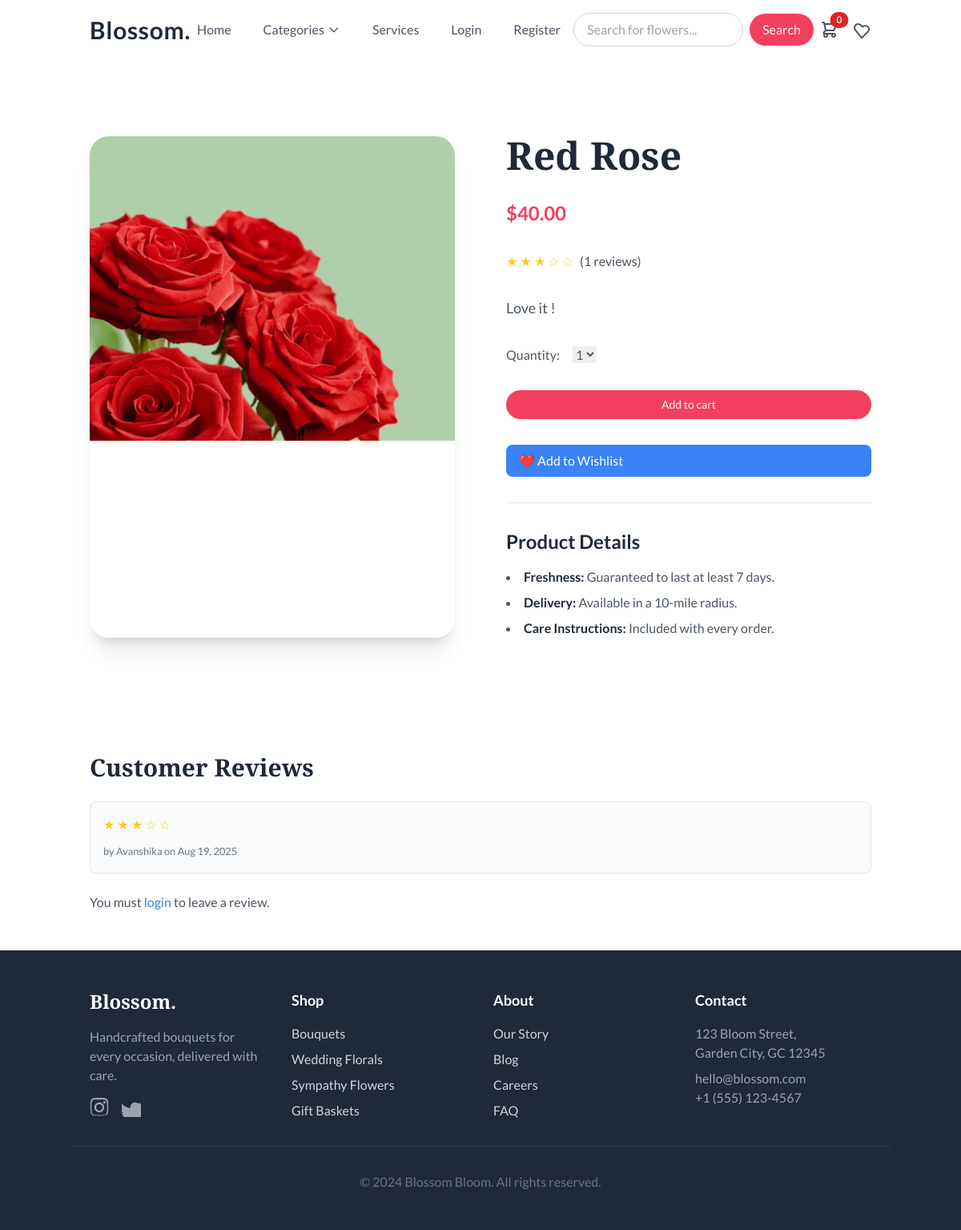
/shop/product/1, run on the app's committed database.
### shop/models.py (models this page shows, shortened)
class Product(models.Model):
    name = models.CharField(max_length=50)
    price = models.DecimalField(default=0, decimal_places=2, max_digits=6)
    is_sale = models.BooleanField(default=False)
    description = models.CharField(max_length=250, default='', blank=True, null=True)
    category = models.ForeignKey(Category, on_delete=models.CASCADE, default=1)
    image = models.ImageField(upload_to='product/')
    def average_rating(self):
        reviews = self.reviews.all()
        if reviews.exists():
            return sum([review.rating for review in reviews]) / reviews.count()
        return 0

class Review(models.Model):
    product = models.ForeignKey(Product, related_name="reviews", on_delete=models.CASCADE)
    user = models.ForeignKey(User, on_delete=models.CASCADE)
    rating = models.IntegerField(choices=[(i, str(i)) for i in range(1, 6)])  # 1 to 5 stars
    comment = models.TextField(blank=True, null=True)
    created_at = models.DateTimeField(auto_now_add=True)
    class Meta:
        unique_together = ('product', 'user')  # 1 review per user per product

### shop/views.py (the view, shortened to what this page needs)
# urls.py: path('product/<int:product_id>', views.product, name='product'),
def product(request, product_id):
    product = get_object_or_404(Product, id=product_id)
    reviews = product.reviews.all().order_by('-created_at')
    form = None
    context = {
        'product': product,
        'reviews': reviews,
        'form': form,
        'average_rating': product.average_rating(),  # method in Product model
    }
    return render(request, 'shop/product.html', context)

### cart/cart.py (called while the page is built)
    def __len__(self):
        return sum(1 if str(k).startswith("cb:") else v for k, v in self.cart.items())

### cart/context_processors.py (called while the page is built)
def cart(request):
    return{'cart': Cart(request)}

### shop/templates/shop/product.html (shortened to what this page needs)
{% extends 'shop/base.html' %}
{% load static %}
{% block content %}
<section class="container mx-auto px-6 py-16 md:py-24">
    <div class="grid grid-cols-1 lg:grid-cols-2 gap-12 lg:gap-16">
        <div class="relative w-full overflow-hidden rounded-3xl shadow-xl">
            <img src="{{ product.image.url }}" alt="{{ product.name }}" class="w-full h-auto object-cover">
        </div>
        <div class="flex flex-col justify-center space-y-8">
            <h1 class="text-4xl md:text-5xl font-bold text-gray-800">{{ product.name }}</h1>
            <div class="text-2xl font-semibold text-rose-500">
                ${{ product.price }}
            </div>
            <div class="flex items-center space-x-1 text-yellow-400">
                {% for i in "12345" %}
                    {% if forloop.counter <= average_rating %}
                        ★
                    {% else %}
                        ☆
                    {% endif %}
                {% endfor %}
                <span class="text-gray-600 ml-2">({{ reviews.count }} reviews)</span>
            </div>
            <p class="text-lg text-gray-600 leading-relaxed">
                {{ product.description|linebreaksbr }}
            </p>
            <div class="flex items-center space-x-4">
                <div class="col-md-2">Quantity:</div>
                <div class="col-md-2">
                    <select class="form-select" id="qty-cart">
                        <option value="1">1</option>
                    </select>
                </div>
            </div>
            <button type="button" value="{{ product.id }}" class="bg-rose-500 text-white font-medium py-2 px-6 text-sm rounded-full hover:bg-rose-600 transition-colors" id="add-cart">Add to cart</button>
            <a href="{% url 'add_to_wishlist' product.id %}"
               class="px-4 py-2 bg-blue-500 text-white rounded-lg hover:bg-pink-600 transition">
               ❤️ Add to Wishlist
            </a>
            <div class="mt-8 pt-8 border-t border-gray-200 space-y-4">
                <h4 class="text-2xl font-semibold text-gray-800">Product Details</h4>
                <ul class="list-disc list-inside space-y-2 text-gray-600">
                    <li><span class="font-bold text-gray-800">Freshness:</span> Guaranteed to last at least 7 days.</li>
                    <li><span class="font-bold text-gray-800">Delivery:</span> Available in a 10-mile radius.</li>
                    <li><span class="font-bold text-gray-800">Care Instructions:</span> Included with every order.</li>
                </ul>
            </div>
        </div>
    </div>
</section>
<section class="container mx-auto px-6 py-12">
    <h2 class="text-3xl font-bold text-gray-800 mb-6">Customer Reviews</h2>
    {% for review in reviews %}
        <div class="mb-6 p-4 border rounded-lg shadow-sm bg-gray-50">
            <div class="flex items-center space-x-2 text-yellow-400">
                {% for i in "12345" %}
                    {% if forloop.counter <= review.rating %}
                        ★
                    {% else %}
                        ☆
                    {% endif %}
                {% endfor %}
            </div>
            <small class="text-gray-500">by {{ review.user.username }} on {{ review.created_at|date:"M d, Y" }}</small>
        </div>
    {% empty %}
        <p class="text-gray-600">No reviews yet. Be the first to review this product!</p>
    {% endfor %}
    {% if user.is_authenticated %}
        <h3 class="text-2xl font-semibold mt-8 mb-4">Leave a Review</h3>
        <form method="post" class="space-y-4">
            {% csrf_token %}
            {{ form.as_p }}
            <button type="submit" class="bg-green-500 text-white px-6 py-2 rounded-lg hover:bg-green-600">
                Submit Review
            </button>
        </form>
    {% else %}
        <p class="text-gray-600 mt-6">You must <a href="{% url 'login' %}" class="text-blue-500">login</a> to leave a review.</p>
    {% endif %}
</section>
{% endblock %}

### shop/static/css/style.css (style rules this page uses)
body { font-family: 'Lato', sans-serif; color: #555; }
h1, h2, h3 { font-family: 'Playfair Display', serif; }

### data on the page
Product: image (picture), name "Red Rose", price "40.00", description "Love it !"
Review: rating 3 (drawn), user.username "Avanshika", created_at "Aug 19, 2025"

### other printed values
{{ cart|length }} "0"
{{ reviews.count }} "1"
